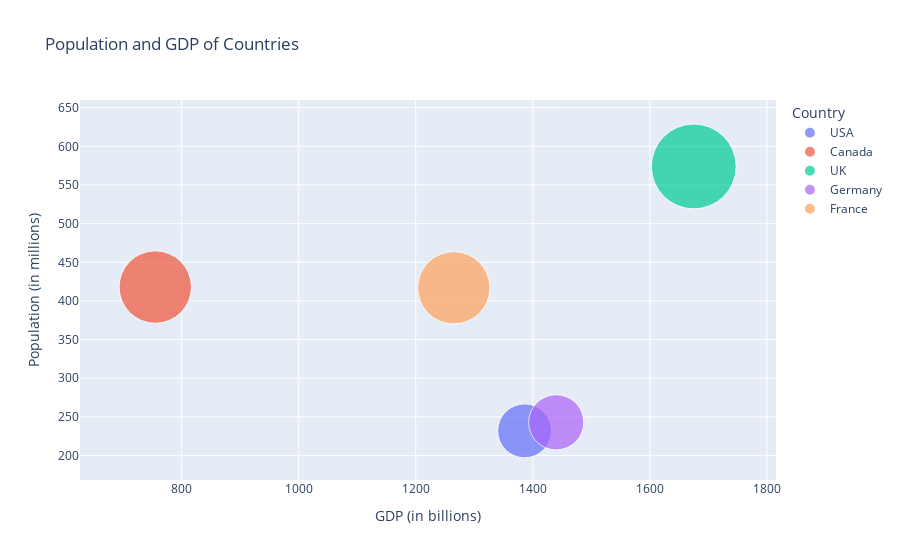

Here is the notebook cell this chart was saved with:
### Markdown cell above
np.random.seed(25) data = { 
    'Country': ['USA', 'Canada', 'UK', 
'Germany', 'France'], 
    'Population': 
np.random.randint(100, 1000, 5), 
    'GDP': np.random.randint(500, 2000, 
5) 
} 
df = pd.DataFrame(data)

### Code cell
import plotly.express as px

np.random.seed(25)

data = {
    'Country': ['USA', 'Canada', 'UK', 'Germany', 'France'],
    'Population': np.random.randint(100, 1000, 5),
    'GDP': np.random.randint(500, 2000, 5)
}
df = pb.DataFrame(data)

fig = px.scatter(df, 
                 x='GDP', 
                 y='Population', 
                 size='Population', 
                 color='Country',
                 hover_name='Country', 
                 size_max=60,
                 title='Population and GDP of Countries',
                 labels={'GDP': 'GDP (in billions)', 'Population': 'Population (in millions)'})

fig.show()

### Figure 1 — Plotly figure (JSON) as saved in the notebook; plotly's stock layout.template omitted (floating-point values rounded to 4 significant figures)
{"data": [{"hovertemplate": "<b>%{hovertext}</b><br><br>Country=USA<br>GDP (in billions)=%{x}<br>Population (in millions)=%{marker.size}<extra></extra>", "hovertext": ["USA"], "legendgroup": "USA", "marker": {"color": "#636efa", "size": [232], "sizemode": "area", "sizeref": 0.1594, "symbol": "circle"}, "mode": "markers", "name": "USA", "orientation": "v", "showlegend": true, "type": "scatter", "x": [1386], "xaxis": "x", "y": [232], "yaxis": "y"}, {"hovertemplate": "<b>%{hovertext}</b><br><br>Country=Canada<br>GDP (in billions)=%{x}<br>Population (in millions)=%{marker.size}<extra></extra>", "hovertext": ["Canada"], "legendgroup": "Canada", "marker": {"color": "#EF553B", "size": [418], "sizemode": "area", "sizeref": 0.1594, "symbol": "circle"}, "mode": "markers", "name": "Canada", "orientation": "v", "showlegend": true, "type": "scatter", "x": [755], "xaxis": "x", "y": [418], "yaxis": "y"}, {"hovertemplate": "<b>%{hovertext}</b><br><br>Country=UK<br>GDP (in billions)=%{x}<br>Population (in millions)=%{marker.size}<extra></extra>", "hovertext": ["UK"], "legendgroup": "UK", "marker": {"color": "#00cc96", "size": [574], "sizemode": "area", "sizeref": 0.1594, "symbol": "circle"}, "mode": "markers", "name": "UK", "orientation": "v", "showlegend": true, "type": "scatter", "x": [1675], "xaxis": "x", "y": [574], "yaxis": "y"}, {"hovertemplate": "<b>%{hovertext}</b><br><br>Country=Germany<br>GDP (in billions)=%{x}<br>Population (in millions)=%{marker.size}<extra></extra>", "hovertext": ["Germany"], "legendgroup": "Germany", "marker": {"color": "#ab63fa", "size": [243], "sizemode": "area", "sizeref": 0.1594, "symbol": "circle"}, "mode": "markers", "name": "Germany", "orientation": "v", "showlegend": true, "type": "scatter", "x": [1440], "xaxis": "x", "y": [243], "yaxis": "y"}, {"hovertemplate": "<b>%{hovertext}</b><br><br>Country=France<br>GDP (in billions)=%{x}<br>Population (in millions)=%{marker.size}<extra></extra>", "hovertext": ["France"], "legendgroup": "France", "marker": {"color": "#FFA15A", "size": [417], "sizemode": "area", "sizeref": 0.1594, "symbol": "circle"}, "mode": "markers", "name": "France", "orientation": "v", "showlegend": true, "type": "scatter", "x": [1265], "xaxis": "x", "y": [417], "yaxis": "y"}], "layout": {"legend": {"itemsizing": "constant", "title": {"text": "Country"}, "tracegroupgap": 0}, "title": {"text": "Population and GDP of Countries"}, "xaxis": {"anchor": "y", "domain": [0, 1], "title": {"text": "GDP (in billions)"}}, "yaxis": {"anchor": "x", "domain": [0, 1], "title": {"text": "Population (in millions)"}}}}
